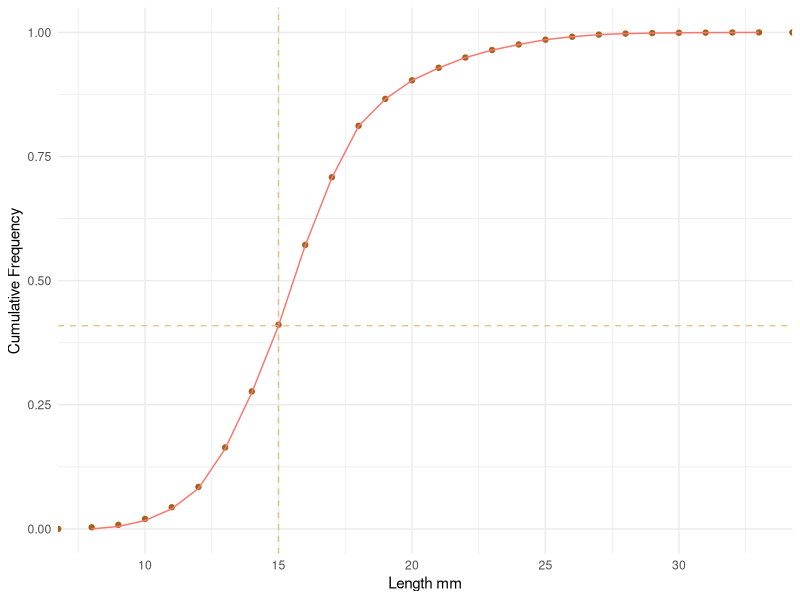
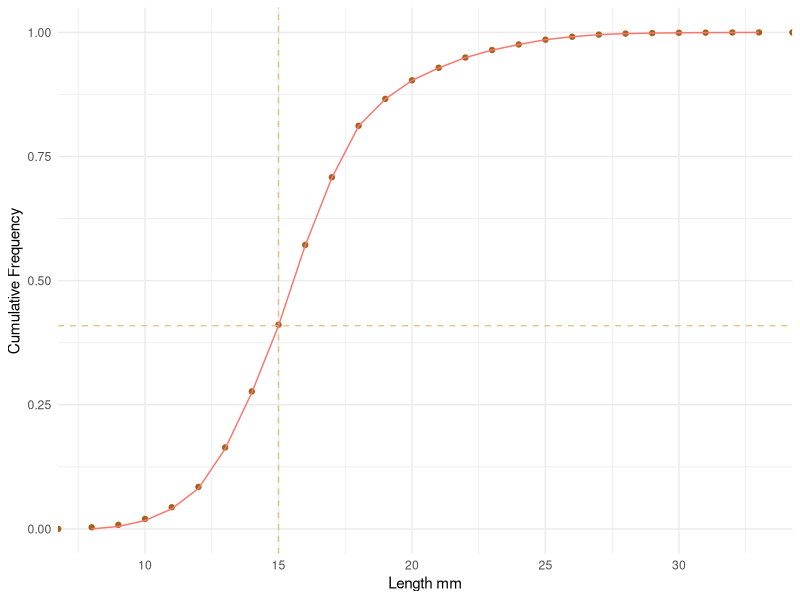

The R script that drew these images, in order:
library(tidyverse)

# get data
temp_sizes <- read.csv("data/temp_sizes.csv")

# mutate to get total count
cockle_sizes <- temp_sizes %>%
  mutate(total = y0 + y1 + y2)

cockleT <- rep(c(cockle_sizes$length[1:37]), times = cockle_sizes$total[1:37])

cockleT_df <- data.frame(cockleT)

cockle_ecdf <- data.frame(x=unique(cockleT_df$cockleT),  y=ecdf(cockleT_df$cockleT)(unique(cockleT_df$cockleT))*length(cockleT_df$cockleT))

cockle_ecdf$y <- scale(cockle_ecdf$y,center=min(cockle_ecdf$y),scale=diff(range(cockle_ecdf$y)))

hl <- cockle_ecdf$y[8]

print(1 - hl)

cu_p <- ggplot(cockleT_df, aes(cockleT)) +
  stat_ecdf(geom ="point", col = "#a6611a") +
  geom_vline(xintercept = 15, col = "#dfc27d", linetype = "dashed", alpha = 0.9) + geom_hline(yintercept = hl, col = "#dfc27d", linetype = "dashed", alpha = 0.9 ) + geom_line(data = cockle_ecdf, aes(x, y, col =  "#a6611a"),show.legend = FALSE) + theme_minimal() + labs(x= "Length mm", y = "Cumulative Frequency")

cu_p

# Open a pdf file
pdf("plots/ecdf.pdf") 

# 2. Create a plot
cu_p

# Close the pdf file
dev.off() 

